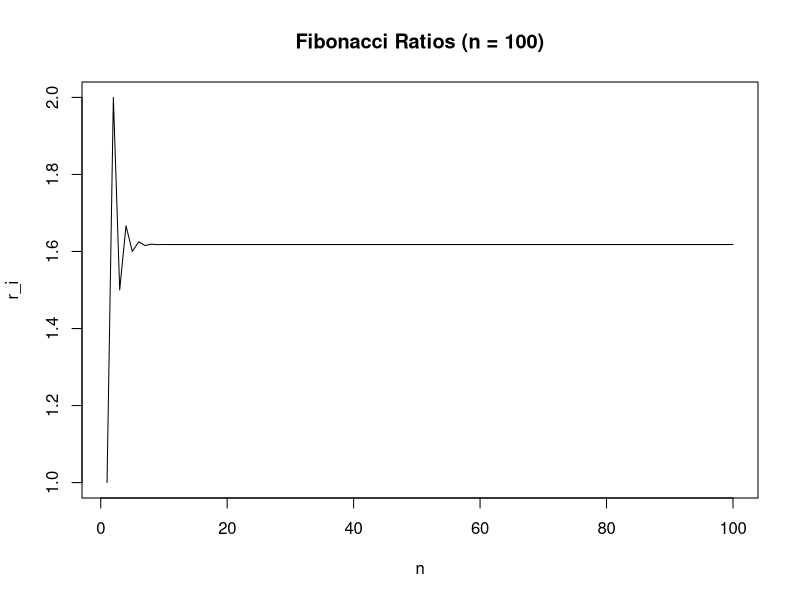
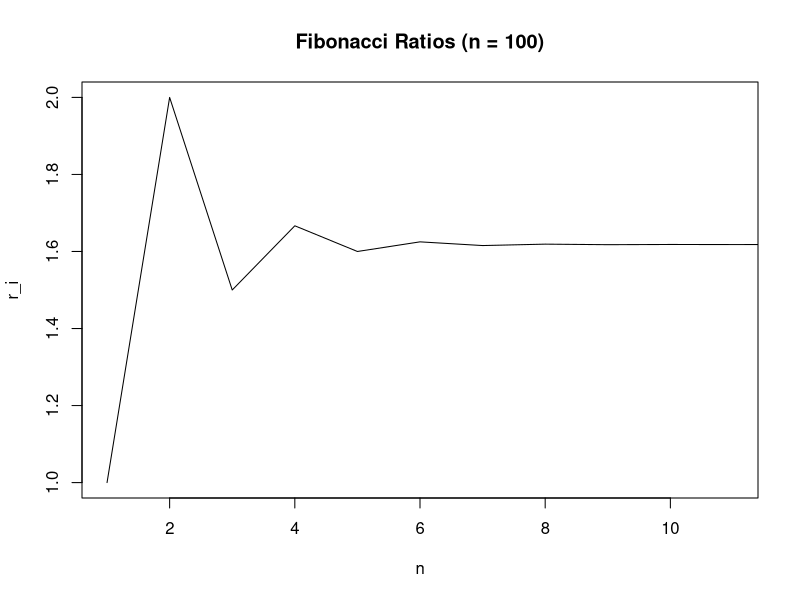

R code for these plots, in order:
## ---- chunk 1
knitr::opts_chunk$set(echo = TRUE)
## ---- chunk 2
for_impl_fib_ratio <- function(n) {
  if (!is.integer(n) || n < 2) {
    stop("n must be a positive integer greater than or equal to 2")
  }
  
  fib <- numeric(n + 1)
  fib[1:2] <- 1
  
  for (i in 3:(n + 1)) {
    fib[i] <- fib[i - 1] + fib[i - 2]
  }
  
  r <- numeric(n)
  for (i in 1:n) {
    r[i] <- fib[i + 1] / fib[i]
  }
  
  return(r)
}

print(for_impl_fib_ratio(4L))
## ---- chunk 3
while_impl_fib_ratio <- function(n) {
  if (!is.integer(n) || n < 2) {
    stop("n must be a positive integer greater than or equal to 2")
  }
  
  fib <- numeric(n + 1)
  fib[1:2] <- 1
  
  if (n == 2) {
    return(fib[2] / fib[1]) 
  }
  
  i <- 3
  while(i <= (n + 1)) {
    fib[i] <- fib[i - 1] + fib[i - 2]
    i <- i + 1
  }
  
  r <- numeric(n)
  
  i <- 1
  while(i <= n) {
    r[i] <- fib[i + 1] / fib[i]
    i <- i + 1
  }
  
  return(r)
}

print(for_impl_fib_ratio(4L))
## ---- chunk 4
library(microbenchmark)

benchmark_200 <- microbenchmark(
  for_loop = for_impl_fib_ratio(200L),
  while_loop = while_impl_fib_ratio(200L),
  times = 1000L
)

benchmark_2000 <- microbenchmark(
  for_loop = for_impl_fib_ratio(2000L),
  while_loop = while_impl_fib_ratio(2000L),
  times = 1000L
)

print(benchmark_200)

print(benchmark_2000)
## ---- chunk 5
# Call the function for n = 100
seq <- for_impl_fib_ratio(100L)

# Plot the sequence
plot(seq, type = "l", xlab = "n", ylab = "r_i", main = "Fibonacci Ratios (n = 100)")

## ---- chunk 6
plot(seq, type = "l", xlab = "n", ylab = "r_i", main = "Fibonacci Ratios (n = 100)", xlim = c(1, 11))

## ---- chunk 7
recursion_golden_ratio <- function(n = 1000L) {
  if (!is.integer(n) || n < 0) {
    stop("n must be a non-negative integer")
  }
  
  memo_env <- new.env(parent = emptyenv())
  
  compute_golden_ratio <- function(n, memo) {
    if (n == 0) {
      return((sqrt(5) + 1) / 2) 
    } else if (n == 1) {
      return((sqrt(5) + 3) / 2) 
    }
    
    if (!is.null(memo[[as.character(n)]])) {
      return(memo[[as.character(n)]])
    }
    
    res <- compute_golden_ratio(n - 1L, memo) + compute_golden_ratio(n - 2L, memo)
    memo[[as.character(n)]] <- res
    
    return(res)
  }
  
  compute_golden_ratio(n, memo_env)
}

recursion_golden_ratio(100L)



## ---- chunk 8
power_golden_ratio <- function(n) {
  if (!is.integer(n) || n < 0) {
    stop("n must be a non-negative integer")
  }
  
  phi <- (sqrt(5) + 1) / 2
  return(phi ^ (n + 1L))
}

power_golden_ratio(100L)
## ---- chunk 9
recursion_vals <- sapply(as.integer(c(12, 60, 120, 300)), recursion_golden_ratio)
power_vals <- sapply(as.integer(c(12, 60, 120, 300)), power_golden_ratio)

comparison_eq <- recursion_vals == power_vals

comparison_all_equal <- sapply(seq_along(recursion_vals), function(i) {
  all.equal(recursion_vals[i], power_vals[i])
})

cat("Comparison with == operator:\n", comparison_eq, "\n")
cat("Comparison with all.equal function:\n", comparison_all_equal, "\n")
